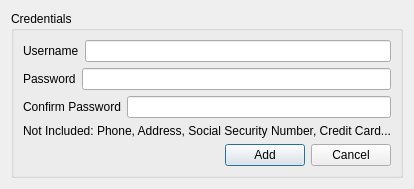
<?xml version="1.0" encoding="UTF-8"?>
<ui version="4.0">
 <class>Register_Dialog</class>
 <widget class="QDialog" name="Register_Dialog">
  <property name="geometry">
   <rect>
    <x>0</x>
    <y>0</y>
    <width>374</width>
    <height>187</height>
   </rect>
  </property>
  <property name="windowTitle">
   <string>Register New User</string>
  </property>
  <property name="modal">
   <bool>true</bool>
  </property>
  <layout class="QVBoxLayout" name="verticalLayout_2">
   <item>
    <layout class="QVBoxLayout" name="verticalLayout">
     <item>
      <widget class="QGroupBox" name="groupBox">
       <property name="title">
        <string>Credentials</string>
       </property>
       <layout class="QVBoxLayout" name="verticalLayout_3">
        <item>
         <layout class="QHBoxLayout" name="horizontalLayout">
          <item>
           <widget class="QLabel" name="label_2">
            <property name="text">
             <string>Username</string>
            </property>
           </widget>
          </item>
          <item>
           <widget class="QLineEdit" name="username_lineEdit"/>
          </item>
         </layout>
        </item>
        <item>
         <layout class="QHBoxLayout" name="horizontalLayout_2">
          <item>
           <widget class="QLabel" name="label">
            <property name="text">
             <string>Password</string>
            </property>
           </widget>
          </item>
          <item>
           <widget class="QLineEdit" name="password_lineEdit">
            <property name="echoMode">
             <enum>QLineEdit::Password</enum>
            </property>
           </widget>
          </item>
         </layout>
        </item>
        <item>
         <layout class="QHBoxLayout" name="horizontalLayout_4">
          <item>
           <widget class="QLabel" name="label_3">
            <property name="text">
             <string>Confirm Password</string>
            </property>
           </widget>
          </item>
          <item>
           <widget class="QLineEdit" name="confirmPassword_lineEdit">
            <property name="echoMode">
             <enum>QLineEdit::Password</enum>
            </property>
           </widget>
          </item>
         </layout>
        </item>
        <item>
         <widget class="QLabel" name="label_4">
          <property name="text">
           <string>Not Included: Phone, Address, Social Security Number, Credit Card...</string>
          </property>
          <property name="alignment">
           <set>Qt::AlignCenter</set>
          </property>
         </widget>
        </item>
        <item>
         <layout class="QHBoxLayout" name="horizontalLayout_3">
          <item>
           <spacer name="horizontalSpacer">
            <property name="orientation">
             <enum>Qt::Horizontal</enum>
            </property>
            <property name="sizeHint" stdset="0">
             <size>
              <width>40</width>
              <height>20</height>
             </size>
            </property>
           </spacer>
          </item>
          <item>
           <widget class="QPushButton" name="add_btn">
            <property name="text">
             <string>Add</string>
            </property>
           </widget>
          </item>
          <item>
           <widget class="QPushButton" name="cancel_btn">
            <property name="text">
             <string>Cancel</string>
            </property>
           </widget>
          </item>
         </layout>
        </item>
       </layout>
      </widget>
     </item>
    </layout>
   </item>
  </layout>
 </widget>
 <resources/>
 <connections/>
</ui>
